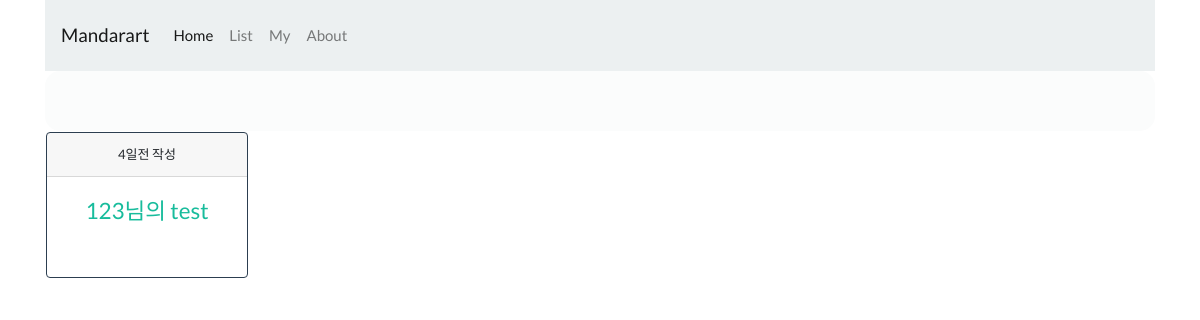
Page /board/ on the earlier database version.
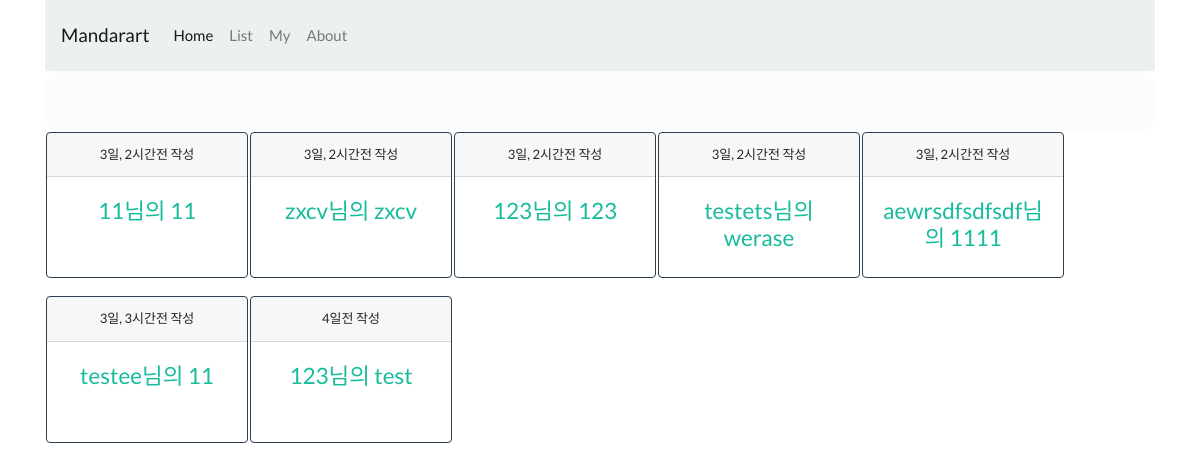
Same page on the later database version.
### board/models.py (models this page shows, shortened)
class MainGoal(models.Model):
    main_goal = models.CharField(max_length=20)
    writer = models.CharField(max_length=30)
    ins_dt = models.DateTimeField(auto_now_add=True)
    upd_dt = models.DateTimeField(auto_now=True)
    class Meta:
        ordering = ['-id']

### board/views.py (the view)
def board_list(request):
    qs = MainGoal.objects.all()
    return render(request, 'board/board_list.html', {
        'board_list': qs,
    })

### board/templates/board/board_list.html (shortened to what this page needs)
{% extends 'board/layout.html' %}
{% block content %}
    <table>
        <tr>
            {% for goal in board_list %}
                {% if forloop.counter|divisibleby:6 %}
                    </tr><tr>
                {% endif %}
                <td>
                    <div class="card border-primary mb-3" style="max-width: 20rem;">
                        <div class="card-header">{{ goal.ins_dt|timesince }}전 작성</div>
                        <div class="card-body text-primary">
                            <h4 class="card-title"><a href="{% url "board:board_detail" goal.id %}">{{ goal.writer }}님의 {{ goal.main_goal }}</a></h4>
                        </div>
                    </div>
                </td>
            {% endfor %}
        </tr>
    </table>
{% endblock %}

### mandarart/templates/layout.html (shortened to what this page needs)
<!DOCTYPE html>
<html lang="en">
<head>
    {% load static %}
    <link rel="stylesheet" href="{% static "style.css" %}">
    <link rel="stylesheet" href="{% static "bootstrap.css" %}">
</head>
<body>
<div class="container">
    <nav class="navbar navbar-expand-lg navbar-light bg-light">
        <a class="navbar-brand" href="#">Mandarart</a>
        <div class="collapse navbar-collapse" id="navbarColor03">
            <ul class="navbar-nav mr-auto">
                <li class="nav-item active">
                    <a class="nav-link" href="#">Home <span class="sr-only">(current)</span></a>
                </li>
                <li class="nav-item">
                    <a class="nav-link" href="#">List</a>
                </li>
                <li class="nav-item">
                    <a class="nav-link" href="#">My</a>
                </li>
                <li class="nav-item">
                    <a class="nav-link" href="#">About</a>
                </li>
            </ul>
        </div>
    </nav>
<div class="container">
    <div class="row">
        <div class="col-sm-12 banner">
        </div>
    </div>
</div>
    <div class="row">
        <div class="col-sm-12">
            {% block content %}
            {% endblock %}
        </div>
    </div>
</div>
</body>
</html>

### mandarart/static/style.css (style rules this page uses)
.banner { display: table-cell; vertical-align: middle; text-align: center; height: 60px; width: auto; margin: auto; background-color: #fbfcfc; border-radius: 1em; }
.row { text-align: center; margin: auto; }

Differences in the rows shown:
added MainGoal: ins_dt "3일, 2시간", writer "11", main_goal "11"
added MainGoal: ins_dt "3일, 2시간", writer "zxcv", main_goal "zxcv"
added MainGoal: ins_dt "3일, 2시간", writer "123", main_goal "123"
added MainGoal: ins_dt "3일, 2시간", writer "testets", main_goal "werase"
added MainGoal: ins_dt "3일, 2시간", writer "aewrsdfsdfsdf", main_goal "1111"
added MainGoal: ins_dt "3일, 3시간", writer "testee", main_goal "11"
